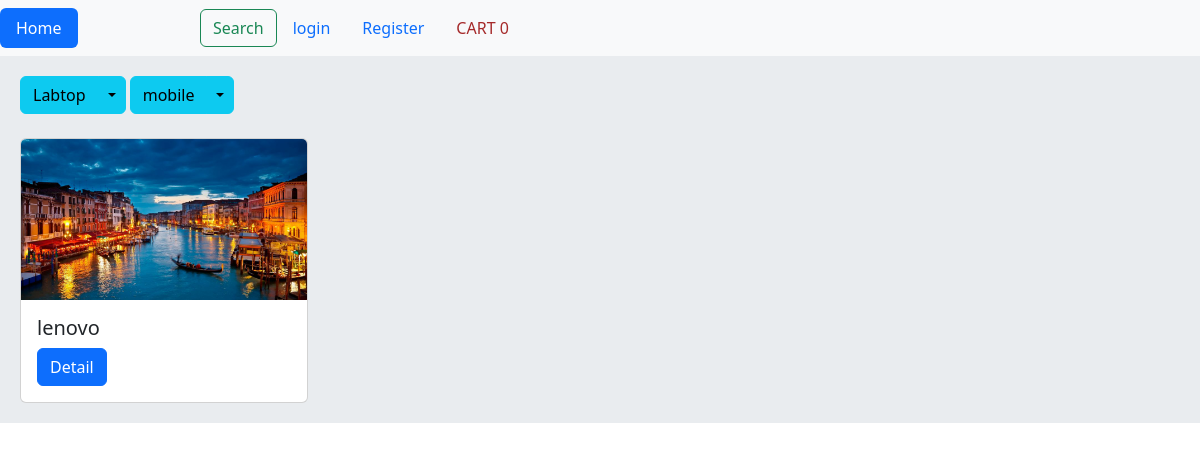
Screenshot of /category/labtop/ with the database file from the repository.
### home/models.py (models this page shows, shortened)
class Category(models.Model):
    sub_category=models.ForeignKey('self',on_delete=models.CASCADE,related_name='scategories',null=True,blank=True)
    is_sub=models.BooleanField(default=False)
    name = models.CharField(max_length=200)
    slug = models.SlugField(max_length=200, unique=True)
    class Meta:
        ordering = ('name',)
        verbose_name = 'category'
        verbose_name_plural = 'categories'
    def get_absolute_url(self):
        return reverse('home:category_filter', args=[self.slug])

class Product(models.Model):
    category = models.ManyToManyField(Category, related_name='products')
    name = models.CharField(max_length=200)
    slug = models.SlugField(max_length=200, unique=True)
    image = models.ImageField()
    description = models.TextField()
    price = models.IntegerField()
    available = models.BooleanField(default=True)
    created = models.DateTimeField(auto_now_add=True)
    updated = models.DateTimeField(auto_now=True)
    class Meta:
        ordering = ('name',)
    def get_absolute_url(self):
        return reverse('home:product_detail',args=[self.slug])

### home/views.py (the view)
# urls.py: path('', views.HomeView.as_view(), name='home'),
class HomeView(View):
    def get(self, request, category_slug=None):
        products = Product.objects.filter(available=True)
        categories = Category.objects.filter(is_sub=False)
        if category_slug:
            category=Category.objects.get(slug=category_slug)
            products = products.filter(category=category)
        return render(request, 'home/home.html', {'products': products,'categories': categories})

### orders/cart.py (called while the page is built)
    def __len__(self):
        return sum(item['quantity'] for item in self.cart.values())

### orders/context_processors.py (called while the page is built)
def cart(request):
    return {'cart': Cart(request)}

### home/templates/home/home.html (shortened to what this page needs)
{% extends 'base.html' %}
{% block body %}
    {% for category in categories %}
        <div class="btn-group">
            <a href="{{ category.get_absolute_url }}" type="button" class="btn btn-info">{{ category.name }}</a>
            <button type="button" class="btn btn-info dropdown-toggle dropdown-toggle-split" data-bs-toggle="dropdown"
                    aria-expanded="false">
            </button>
        </div>
    {% endfor %}
    <br><br>
    {% for product in products %}
        <div class="card" style="width: 18rem; display:inline-block;">
        <img src="{{ product.image.url }}" class="card-img-top" alt="#">
        <div class="card-body">
            <h5 class="card-title">{{ product.name }}</h5>
            <a href="{{ product.get_absolute_url }}" class="btn btn-primary">Detail</a>
        </div>
    {% endfor %}
</div>
{% endblock %}

### rows the page displays
Category: name "Labtop"
Category: name "mobile"
Product: image (picture), name "lenovo"

### other values shown
{{ cart|length }} "0"
